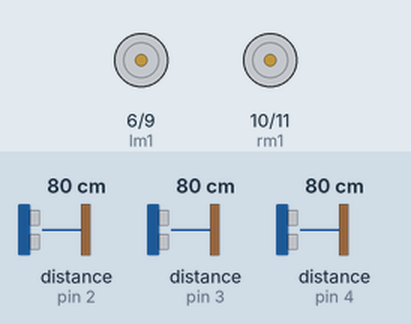
This sketch was run on a simulated Arduino Uno, built with avr-gcc and run on an emulated ATmega328P. On the bench: motor-driver pin pairs drawn as motors (green arrow = first pin HIGH = forward, orange = second pin HIGH = backward, longer = more drive). Inputs (shaded band) come from the test bench; at power-on: distance to the obstacle (sensors on pin 2, pin 3, pin 4) 80 cm. The echo pulse lasts 58.3 µs per cm.

Above: at 1.2 s.
1.3 s: distance to the obstacle (sensor on pin 2) set to 28 cm
2.8 s: distance to the obstacle (sensor on pin 2) set to 23 cm
At 3.8 s:
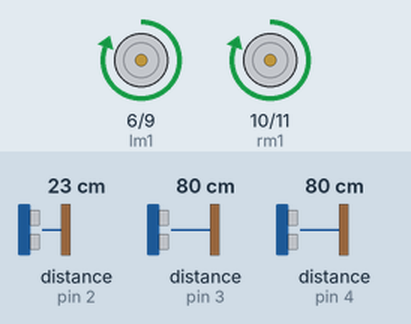
At 4.8 s:
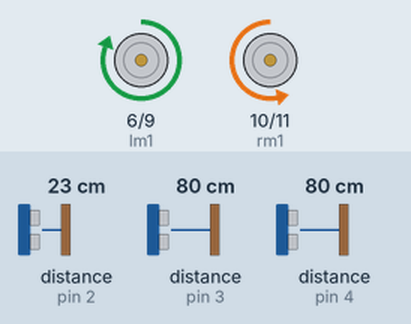
5.8 s: distance to the obstacle (sensor on pin 3) set to 11 cm
7.3 s: distance to the obstacle (sensor on pin 3) set to 8 cm
At 8.1 s:
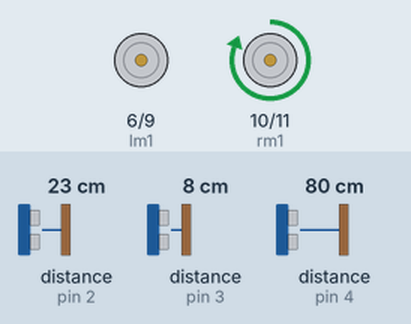
8.8 s: distance to the obstacle (sensor on pin 4) set to 10 cm
10.3 s: distance to the obstacle (sensor on pin 4) set to 7 cm
At 11.6 s:
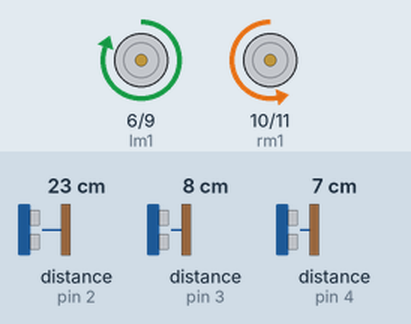
Timing chart, 0 to 12.8 s (numbered marks = the images above; inputs shaded):
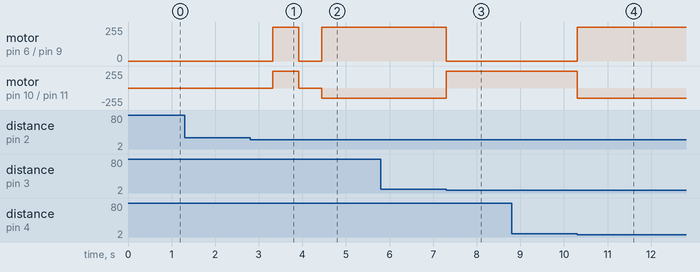

Measured:
- the behaviour switches between 26 and 25 cm on distance to the obstacle (sensor on pin 2) (found by bisection; images 0 and 1)
- the behaviour switches between 10 and 9 cm on distance to the obstacle (sensor on pin 3) (found by bisection; images 2 and 3)
- the behaviour switches between 9 and 8 cm on distance to the obstacle (sensor on pin 4) (found by bisection; images 3 and 4)
- after the input at 1.3 s, every drawn part: stays the same
- after the input at 2.8 s, motor on pin 6 (lm1) / pin 9 (lm2): stopped → forward 255/255 after 0.52 s, → stopped 0.60 s later, → forward 255/255 0.53 s later; motor on pin 10 (rm1) / pin 11 (rm2): stopped → forward 255/255 after 0.52 s, → stopped 0.60 s later, → backward 150/255 0.53 s later
- after the input at 5.8 s, every drawn part: stays the same
- after the input at 7.3 s, motor on pin 6 (lm1) / pin 9 (lm2): forward 255/255 → stopped at once; motor on pin 10 (rm1) / pin 11 (rm2): backward 150/255 → forward 255/255 at once
- after the input at 8.8 s, every drawn part: stays the same
- after the input at 10.3 s, motor on pin 6 (lm1) / pin 9 (lm2): stopped → forward 255/255 at once; motor on pin 10 (rm1) / pin 11 (rm2): forward 255/255 → backward 150/255 at once

The sketch:

maze_amirtha_pwm.ino
```cpp
#include<NewPing.h>
int trig1 = 5;
int echo1 = 2;                //left

int trig2 = 7;
int echo2 = 4;                  //mid


int trig3 = 8;
int echo3 = 3;                //right

int rm1=10;                          //motor pins
int rm2=11;
int lm1=6;
int lm2=9;

int tdelay;
int fdelay;

float maxi= 400;

NewPing sonar1(trig1,echo1,maxi);
NewPing sonar2(trig2,echo2,maxi);
NewPing sonar3(trig3,echo3,maxi);
float u1,u2,u3;

void setup() {
  //Serial.begin(115200);
 }
void Stop()                          //stop
{
  analogWrite(lm1,0);
  analogWrite(lm2,0);
  analogWrite(rm1,0);
  analogWrite(rm2,0);
}
void forward()                        //forward
{
  analogWrite(lm1,255);
  analogWrite(lm2,0);
  analogWrite(rm1,255);
  analogWrite(rm2,0);
}
void smallright()                  //small right
{
  analogWrite(lm1,255);
  analogWrite(lm2,0);
  analogWrite(rm1,0);
  analogWrite(rm2,0);
}
void smallleft()                    //small left
{
  analogWrite(lm1,0);
  analogWrite(lm2,0);
  analogWrite(rm1,255);
  analogWrite(rm2,0);
}
void right()                        //right
{
  analogWrite(lm1,255);
  analogWrite(lm2,0);
  analogWrite(rm1,0);
  analogWrite(rm2,150);
}
void left()                          //left
{
  analogWrite(lm1,0);
  analogWrite(lm2,255);
  analogWrite(rm1,255);
  analogWrite(rm2,0);
}
void inch()
{
  Stop();              //stop
  delay(500);
  forward();           //forward
  delay(600);
  Stop();
  delay(500);          //read the value of sensors
}

void readsens() {
 u1 = sonar1.ping_cm();
//Serial.print("a :");
//Serial.println(u1);

  u2 = sonar2.ping_cm();
//  Serial.print("b :");
 // Serial.println(u2);

  u3 = sonar3.ping_cm();
  //Serial.print("c :");
//  Serial.println(u3);

}
void loop(){
readsens();

if(((u1>=10)&&(u1<=13)&&((u3>=10)&&(u3<=13))&&((u2>8)&&(u2<400))))
{
forward();
}

else if(((u1<10)&&(u1>=0))&&((u3>10)&&(u3<=30))&&((u2>8)&&(u2<400)))
{
smallright();
}

else if(((u1>10)&&(u1<=30))&&((u3<10)&&(u3>=0))&&((u2>8)&&(u2<400)))
{
smallleft();
}

//else if(((u1>12)&&(u1<20))&&((u3>12)&&(u3<20))&&((u2>8)&&(u2<300)))

/*else if(((u3>35)&&(u3<400))&&((u1>8)&&(u1<=25))&&((u2>8)&&(u2<35)))      //right only
{
  inch();
  right();
  delay(370);
  inch();
}
else if(((u1>8)&&(u1<=400))&&((u3>35)&&(u3<400))&&((u2>8)&&(u2<35)))      // T intersection
{
  inch();
  right();
  delay(350);
  inch();
}

else if(((u1>8)&&(u1<=400))&&((u3>35)&&(u3<400))&&((u2>8)&&(u2<400)))      // 4-way
{
  inch();
  right();
  delay(350);
 inch();
}*/

else if(((u1>8)&&(u1<=25))&&((u3>35)&&(u3<400))&&((u2>8)&&(u2<400)))      // Straight and right
{
  inch();
  readsens();
  while(u3>14)
  {
   readsens();
    right();
  }

}

else if(((u2>2&&(u2<=8)) && ((u1>6)&&(u1<=25)) && ((u3>6)&&(u3<=25)))) //uturn
{
  right();
  delay(800);


}
else if(((u1>35)&&(u1<400))&&((u3>8)&&(u3<=25))&&((u2>8)&&(u2<35)))  // left
{
  inch();
  left();
  delay(370);
 inch();
}
else if(((u3>=8)&&(u3<=25))&&((u1>35)&&(u1<400))&&((u2>8)&&(u2<400)))      // Straight and left
{
  readsens();
  while((u1>35))
  {
    readsens();
    if(u3>12)
    {
      smallright();
    }
    forward();
  }
}

}
```
